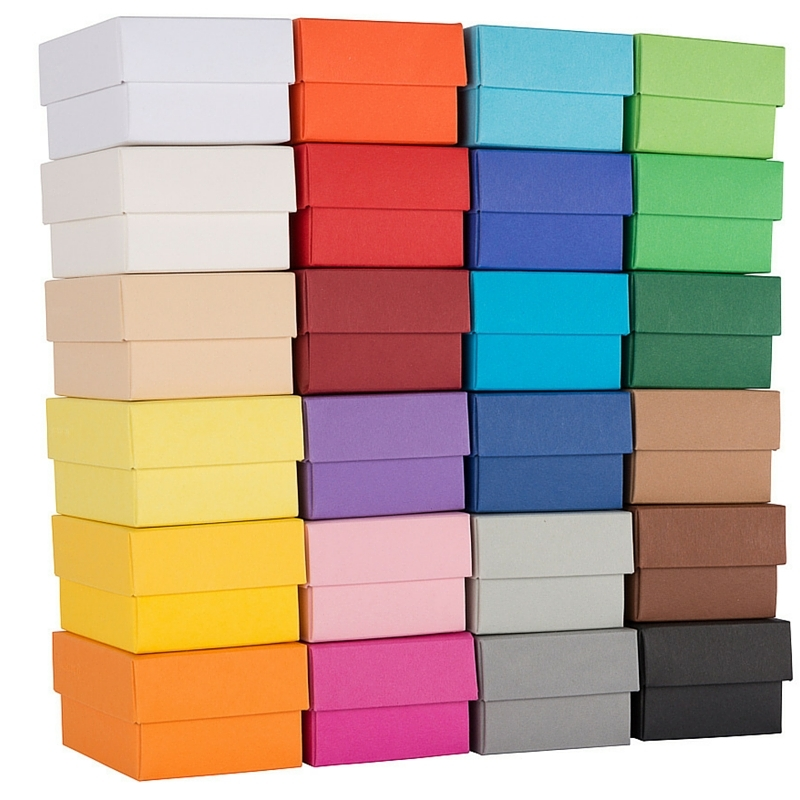
#> input picture Exercises/course3-Simulation/04-opencv/images/all24.jpg, 800 x 800 px
$ jupyter execute --allow-errors Ex_03.ipynb   (text cells are left out)
#> lines starting #> are read from the running program, lines starting #| are printed output that depends on the picture; after the words box and inside, x2 and y2 are one past the last pixel; in counts of white or black regions, pixels touching at a corner belong together; pictures that were not available may be replaced by others from this repository, and a replacement may not be noted
[cell 1]
import sys
sys.path.append('../../build')
import cv2 as cv
import numpy as np
import libry as ry
import time
print(cv.__version__)

#> (a cell that did not finish here is left out)

[cell 3]
#the focal length
f = 0.895
f = f * 360.
#the relative pose of the camera
# pcl.setRelativePose('d(-90 0 0 1) t(-.08 .205 .115) d(26 1 0 0) d(-1 0 1 0) d(6 0 0 1) ')
fxfypxpy = [f, f, 320., 180.]

[cell 4]
points = []
tau = .005

# initialize the first frame in the video stream
firstFrame = None

#> (the rest of this cell did not finish here and is left out)

[cell 5]
points = []
tau = .005

# initialize the first frame in the video stream
InitialDepth = None
maxdepth = 0

#> (the rest of this cell did not finish here and is left out)

[cell 6]
cv.destroyAllWindows

#> (a cell that did not finish here is left out)

[cell 8]
# if len(rgb)>0: cv.imshow('OPENCV - rgb', rgb)
# if len(depth)>0: cv.imshow('OPENCV - depth', 0.5* depth)

[cell 9]
import sys
sys.path.append('../../build')
import cv2 as cv
import numpy as np
import libry as ry
import time
print(cv.__version__)

[cell 10]
# Ex 1 - For static image
# Load an color image as HSV

in_img = cv.imread('images/all24.jpg')
#> in_img is the input picture: shape (800, 800, 3); mean B, G, R 149.7, 164.1, 183.6
height = np.size(in_img, 0)
#> height = 800
width  = np.size(in_img, 1)
#> width = 800

print ("Width = ", width, "Height = ", height )
#| Width =  800 Height =  800

# converting from BGR to HSV color space
hsv_img = cv.cvtColor(in_img,cv.COLOR_BGR2HSV)
#> hsv_img: shape (800, 800, 3); mean H, S, V 57.6, 97.6, 204.4

# Ex 1.1 - Filter the color of the image to find all pixels that are redish.

# Threshold the HSV image, keep only the red pixels
red_lowerth = np.array([0,100,90])
red_upperth = np.array([10,255,255])
red_mask1 = cv.inRange(hsv_img, red_lowerth, red_upperth)
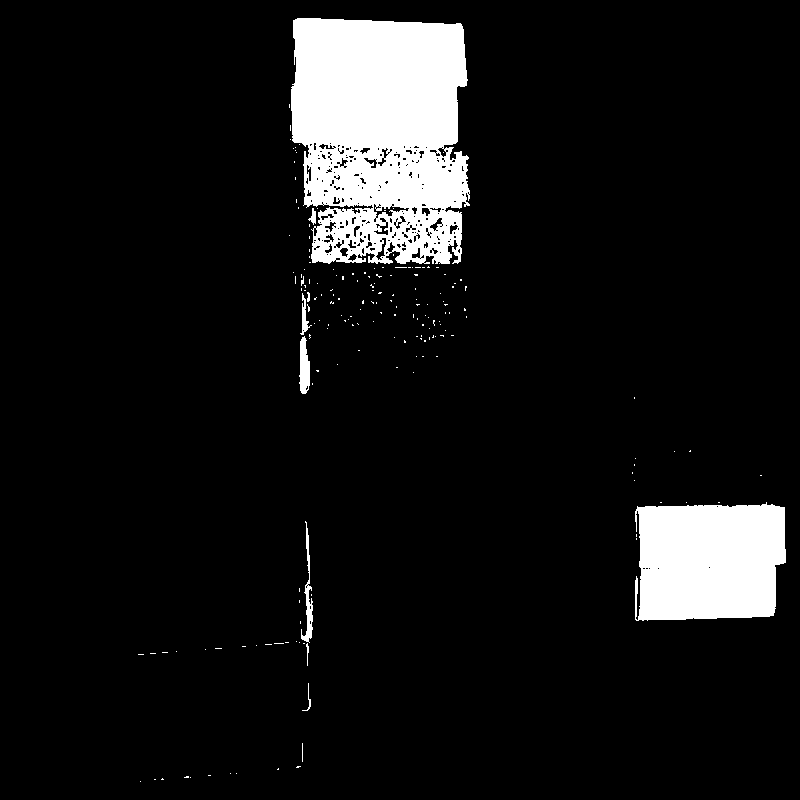
#> red_mask1: shape (800, 800); 8.4% white; 181 white regions (172 under 20 px), largest, box (x1, y1, x2, y2) and area: (291, 18, 470, 264) 36166, (635, 502, 786, 621) 16093, (299, 336, 310, 394) 465

# Range for upper range
red_lowerth = np.array([160,100,90])
red_upperth = np.array([180,255,255])
red_mask2 = cv.inRange(hsv_img,red_lowerth,red_upperth)
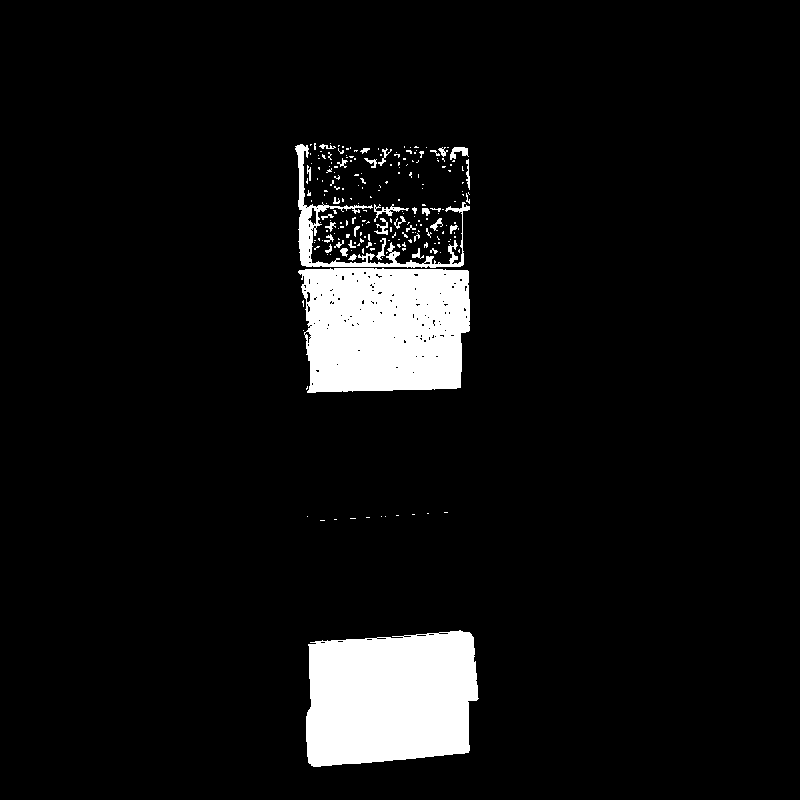
#> red_mask2: shape (800, 800); 7% white; 217 white regions (178 under 20 px), largest, box (x1, y1, x2, y2) and area: (306, 630, 479, 767) 20352, (298, 268, 470, 393) 19089, (295, 144, 470, 268) 2600

# Generating the final mask to detect red color and find all pixels that are
red_mask = cv.addWeighted(red_mask1, 1, red_mask2, 1, 0)
#> red_mask: shape (800, 800); 15.4% white; 66 white regions (63 under 20 px)

# Ex 1.2 - Display the binary image that indicates red pixels.
# Set my output imgage pixel value to zero everywhere except my mask
output_img = in_img.copy()
output_img[np.where(red_mask==0)] = 0
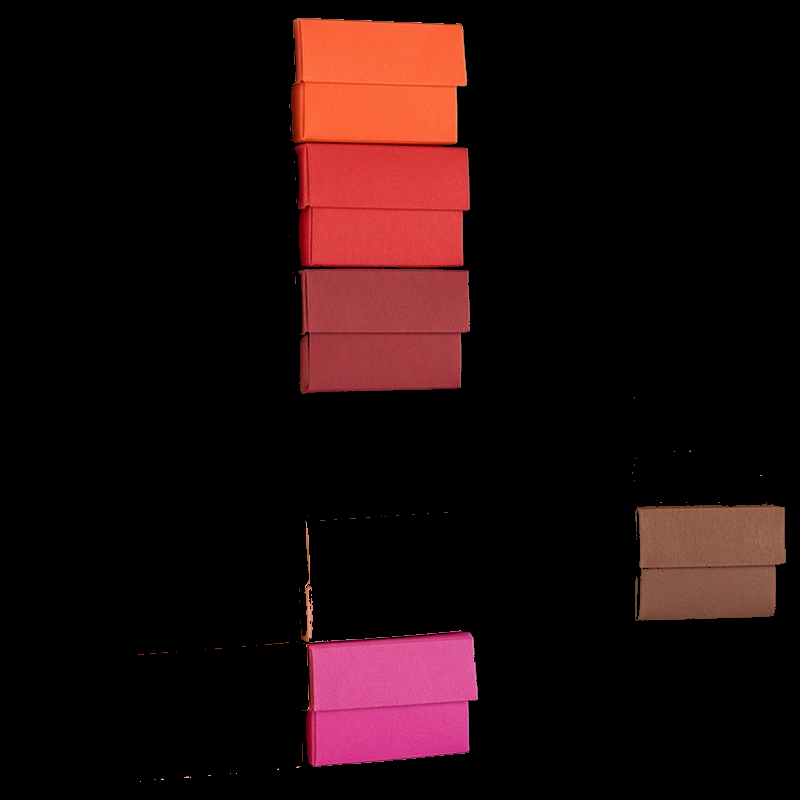
#> output_img: shape (800, 800, 3); mean B, G, R 12.1, 11.5, 30.1

cv.imshow("Red_Masked_Image",output_img)

# Ex 1.3 - Fit contours to this binary image, which returns the segments.

# Find contours for the objects detected in mask
# contours, hierarchy=cv.findContours(image, mode, method[, contours[, hierarchy[, offset]]])
contours, _ = cv.findContours(red_mask, cv.RETR_TREE, cv.CHAIN_APPROX_NONE)
#> contours = 86 contours, 82 with area under 20; largest, box (x1, y1, x2, y2) and area: (291, 18, 470, 394) 60702, (301, 521, 479, 767) 20474, (635, 502, 786, 621) 15776, (304, 331, 310, 344) 31

# Ex 1.4 - Display the contours by drawing them into the original RGB image
# Draw contours for all objects detected
output_img = in_img.copy()
for contour in contours:
    # If contour area too small ignore it
    # if abs(cv.contourArea(contour)) < 10000:
        # continue
    # image	=cv.drawContours(image, contours, contourIdx, color[, thickness[, lineType[, hierarchy[, maxLevel[, offset]]]]])
    cv.drawContours(output_img, contour, -1, (0, 255, 0), 3)
#> this loop made 86 passes
#> contour on passes 1, 2, 3, 4, 6, 7, 8, 9, 15, 16, 19, 21: [[140, 781]], [[154, 779], [155, 779]], [[162, 778], [161, 779], [162, 779], [163, 779]], [[190, 777]], [[208, 775], [209, 775], [210, 775], [209, 775]], [[236, 773]], [[230, 773]], [[278, 768], [277, 769], [278, 769]], [[176, 651]], [[205, 649]], [[256, 645]], [[303, 643], [304, 643]]
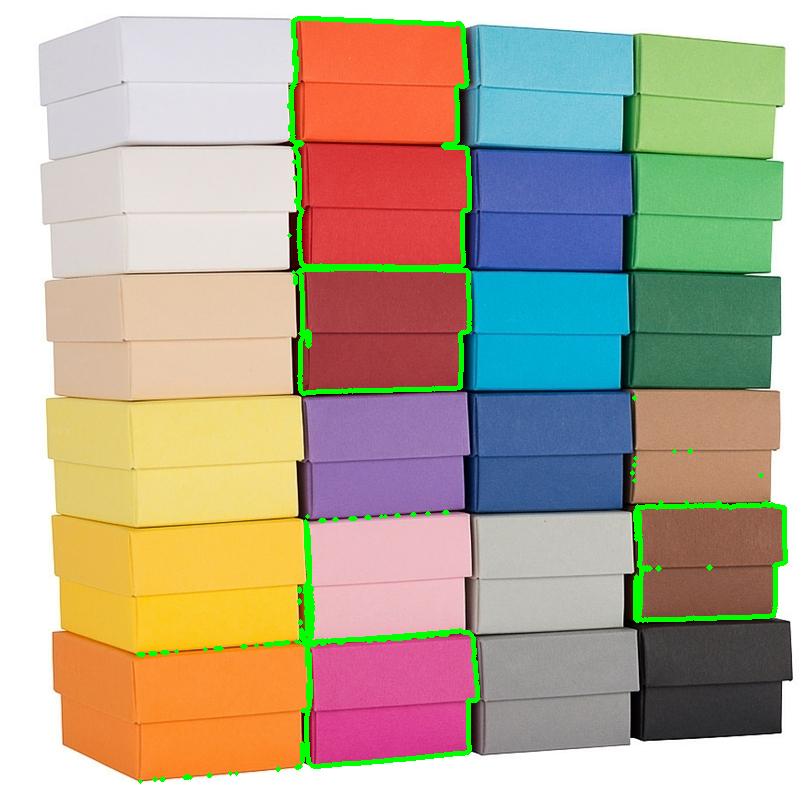
#> output_img: shape (800, 800, 3); 2.4% of pixels changed, all inside (x1, y1, x2, y2) = (136, 16, 788, 784)

cv.imshow("Contoured Objects", output_img)

cv.waitKey(0)
cv.destroyAllWindows()

[cell 11]
import sys
sys.path.append('../../build')
import cv2 as cv
import numpy as np
import libry as ry
import time
print(cv.__version__)
#| 4.13.0

[cell 12]
# Ex 1 - For webcam
cap = cv.VideoCapture(0)
while(True):

    # Capture frame-by-frame
    ret, frame = cap.read()
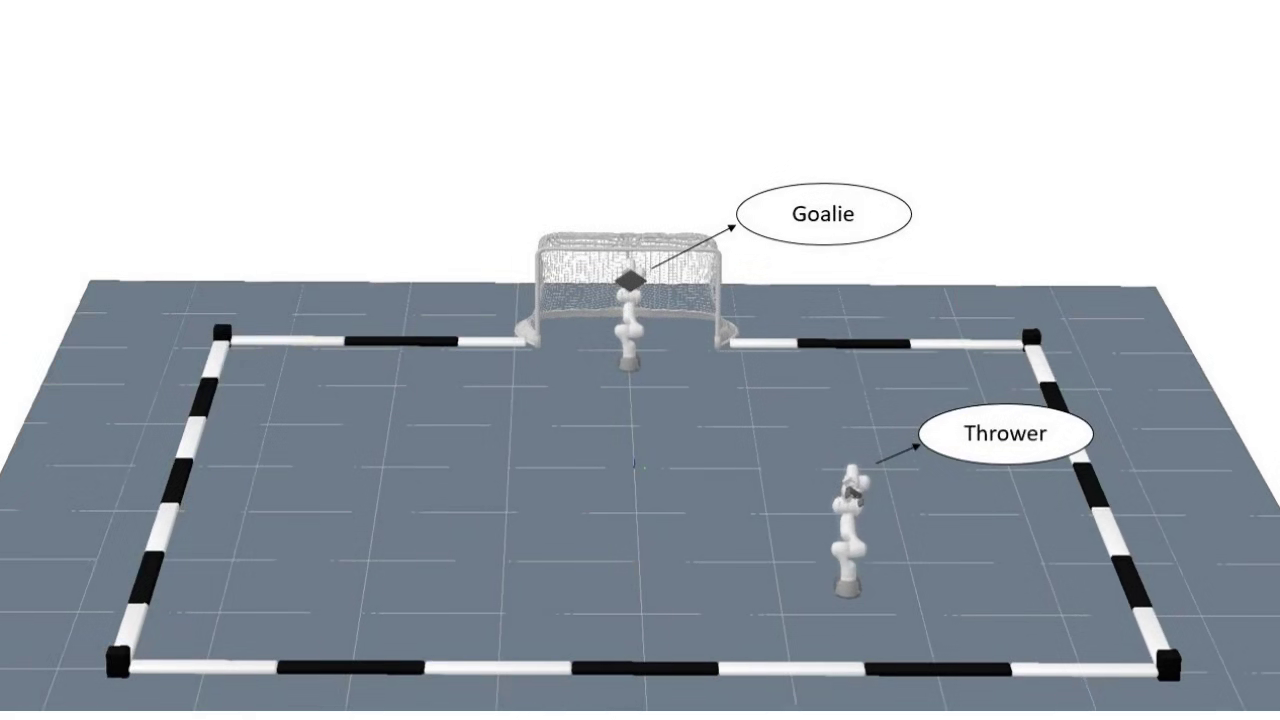
#> input picture frame 529 of Video/Thrower_Goalie_Robot_Arms.mp4, 1280 x 720 px, given in place of the camera
#> frame is the input picture: shape (720, 1280, 3); mean B, G, R 188.7, 181, 174.4

    # converting from BGR to HSV color space
    hsv_img = cv.cvtColor(frame,cv.COLOR_BGR2HSV)
#> hsv_img: shape (720, 1280, 3); mean H, S, V 60.2, 27.4, 188.7

    # Ex 1.1 - Filter the color of the image to find all pixels that are redish.
    # Threshold the HSV image, keep only the red pixels
    red_lowerth = np.array([0,105,70])
    red_upperth = np.array([10,255,255])
    red_mask1 = cv.inRange(hsv_img, red_lowerth, red_upperth)
#> red_mask1: shape (720, 1280); every value is 0

    # Range for upper range
    red_lowerth = np.array([170,105,70])
    red_upperth = np.array([180,255,255])
    red_mask2 = cv.inRange(hsv_img,red_lowerth,red_upperth)

    # Generating the final mask to detect red color and find all pixels that are
    red_mask = cv.addWeighted(red_mask1, 1, red_mask2, 1, 0)

    # Ex 1.2 - Display the binary image that indicates red pixels.
    # Set my output imgage pixel value to zero everywhere except my mask
    output_mask = frame.copy()
    output_mask[np.where(red_mask==0)] = 0
#> output_mask: shape (720, 1280, 3); every value is 0

    # Ex 1.3 - Fit contours to this binary image, which returns the segments.
    # Find contours for the objects detected in mask
    # contours, hierarchy=cv.findContours(image, mode, method[, contours[, hierarchy[, offset]]])
    contours, _ = cv.findContours(red_mask, cv.RETR_TREE, cv.CHAIN_APPROX_NONE)
#> contours = []

    # Ex 1.4 - Display the contours by drawing them into the original RGB image
    # Draw contours for all objects detected
    output_frame = frame.copy()
    for contour in contours:
        # If contour area too small ignore it
        # if cv2.contourArea(c) < :
        #    continue
        # image =cv.drawContours(image, contours, contourIdx, color[, thickness[, lineType[, hierarchy[, maxLevel[, offset]]]]])
        cv.drawContours(output_frame, contour, -1, (0, 255, 0), )
#> this loop made 0 passes

    # Display the resulting frame
    if len(frame)>0:cv.imshow('Input_Frame',frame)
    if len(output_mask)>0:cv.imshow('Output_Mask',output_mask)
    if len(output_frame)>0:cv.imshow('Output_Frame',output_frame)
    if cv.waitKey(1) & 0xFF == ord('q'):
#> (key q is pressed here)
        break

# When everything done, release the capture
cap.release()
cv.destroyAllWindows()

[cell 13]
import sys
sys.path.append('../../build')
import cv2 as cv
import numpy as np
import libry as ry
import time
print(cv.__version__)
#| 4.13.0

[cell 14]
# Ex 2 -
# cap = cv.VideoCapture(0)
cap = cv.VideoCapture('images/car-overhead-1.avi')

# initialize the first frame in the video stream
firstFrame = None

while(True):
    # Capture frame-by-frame
    ret, frame = cap.read()

    # If the frame could not be grabbed, then we have reached the end of the video
    if frame is None:
        break

    # To only detect changes, gray scale enough
    frame_g = cv.cvtColor(frame, cv.COLOR_BGR2GRAY)

    # Blurr, so not not detect minute differences and noise in each consecutive frame
    # Gaussian blurr 21 X 21
    frame_blurr = cv.GaussianBlur(frame_g, (21, 21), 0)
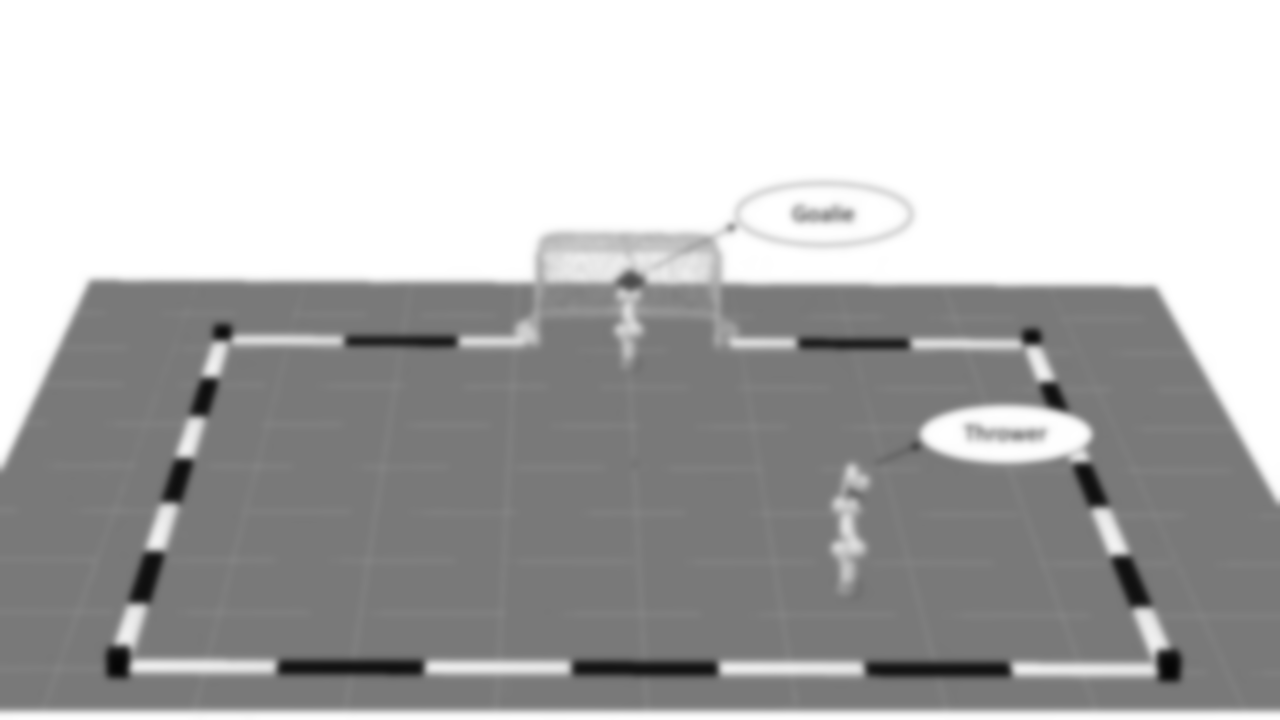
#> frame_blurr: shape (720, 1280); min 5, max 255, mean 180

    # 2.1 Store the first image as background image. (Or average over several first images.)
    # If the first frame is None, initialize it
    if firstFrame is None:
        firstFrame = frame_g
        continue

    # 2.2 For every new image filter those pixels, that are significantly different to the background.
    # Compute the absolute difference between the current frame and
    frame_diff = cv.absdiff(firstFrame, frame_g)

    # 2.6. Test the same pipeline, but first smoothing/blurring the image
    # If difference is larger than 25 then consider the change
    # retval, dst=cv.threshold(src, thresh, maxval, type[, dst])
    _, frame_thresh = cv.threshold(frame_diff, 25, 255, cv.THRESH_BINARY)

    # Dilate the thresholded image to fill in holes, then find contours on thresholded image
    frame_dil = cv.dilate(frame_thresh, None, iterations=2)

    # 2.4. Fit contours to this binary image, which returns the segments.
    # Find contours
    frame_contours, _ = cv.findContours(frame_dil, cv.RETR_EXTERNAL, cv.CHAIN_APPROX_SIMPLE)

    # 2.5. Display the contours by drawing them into the original RGB image
    # Draw contours for all objects detected
    output_frame = frame.copy()
    for contour in frame_contours:
        # If contour area too small ignore it
        if cv.contourArea(contour) < 200:
            continue

        # Draw contour
        # image =cv.drawContours(image, contours, contourIdx, color[, thickness[, lineType[, hierarchy[, maxLevel[, offset]]]]])
        cv.drawContours(output_frame, contour, -1, (0, 255, 0), 3)

    # Display the resulting frame
    if len(frame)>0:cv.imshow('Input_Frame',frame)

    # 2.3. Display the binary image that indicates change pixels.
    if len(frame_diff)>0:cv.imshow('Diff_Frame',frame_diff)

    #if len(frame_thresh)>0:cv.imshow('Threshold_Frame',frame_thresh)
    if len(output_frame)>0:cv.imshow('Output_Frame',output_frame)
    if cv.waitKey(1) & 0xFF == ord('q'):
        # When everything done, release the capture
        cap.release()
        break

# When everything done, release the capture
cap.release()
cv.destroyAllWindows()
